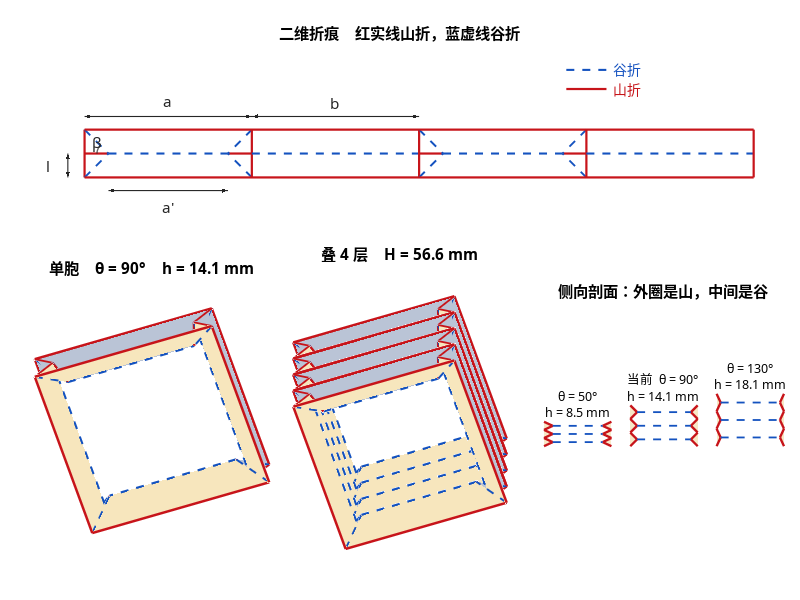

Write the MATLAB code that produced this figure.
function accordion_origami_unit(a, l, beta, theta, b)
% 手风琴折纸单胞
%
% 几何取自 Liu 等, International Journal of Mechanical Sciences 314 (2026) 111391,
% Fig. 1(d) 和式 (1)(2)。二维折痕是矩形管展开后的一圈侧壁，折起来是一层风箱。
%
%   a' = a - 2 l / tan(beta)     式 (1)，X 面板中间那段短谷折
%   h  = 2 l sin(theta / 2)      式 (2)，这一层折起来的高度
%
% l 是一块矩形板的长度，从外圈山折到中间折痕。一条单胞的纸条高度是 2l，
% 中间折痕把纸条分成上下两块板。theta = 180 度时两块板展平，h = 2l。
% theta 变小，外圈山折靠近，中间谷折向管内收，层高下降。
%
% 外圈山折、直谷、a' 和山折侧段的长度都保持不变。对角谷折在收拢时会略微伸长，
% theta = 180 度时与平面折痕一致。
%
% 输入（长度 mm，角度度）：
%   a      X 面板宽度，也是管截面的一条边
%   l      矩形板长度
%   beta   对角谷折和水平折痕的夹角
%   theta  两块矩形板之间的折叠角
%   b      直谷面板宽度，默认等于 a。Fig. 8 里 a 和 b 可以不同
%
% 直接运行 accordion_origami_unit
% 或者 accordion_origami_unit(70, 10, 45, 90)
% 或者 accordion_origami_unit(100, 10, 45, 80, 40)

if nargin < 1 || isempty(a), a = 70; end
if nargin < 2 || isempty(l), l = 10; end
if nargin < 3 || isempty(beta), beta = 45; end
if nargin < 4 || isempty(theta), theta = 90; end
if nargin < 5 || isempty(b), b = a; end

spec = creaseSpec(a, l, beta, b);
shape = foldedLayer(spec, theta);
printReport(spec, shape);

if exist('OCTAVE_VERSION', 'builtin')
    set(0, 'defaulttextfontname', 'WenQuanYi Micro Hei');
    set(0, 'defaultaxesfontname', 'WenQuanYi Micro Hei');
end

fig = figure('Color', 'w', 'Position', [40, 40, 1360, 820]);

axes('Position', [0.04, 0.60, 0.92, 0.34]);
drawCreasePattern(spec);
title('二维折痕    红实线山折，蓝虚线谷折');

axes('Position', [0.02, 0.06, 0.34, 0.48]);
drawLayer(shape, 0);
finishSolid(spec, shape.h, sprintf('单胞    θ = %.0f°    h = %.1f mm', theta, shape.h));

axes('Position', [0.34, 0.06, 0.32, 0.48]);
nStack = 4;
for iLayer = 0:(nStack - 1)
    drawLayer(shape, iLayer * shape.h);
end
finishSolid(spec, nStack * shape.h, sprintf('叠 %d 层    H = %.1f mm', nStack, nStack * shape.h));

axes('Position', [0.68, 0.08, 0.30, 0.44]);
drawSections(spec, comparisonAngles(theta), theta);
title('侧向剖面：外圈是山，中间是谷', 'Interpreter', 'none');

outDir = fileparts(mfilename('fullpath'));
if isempty(outDir)
    outDir = pwd;
end
figPath = fullfile(outDir, 'accordion_origami_unit.png');
drawnow;
print(fig, figPath, '-dpng', '-r140');
fprintf('图已保存到 %s\n', figPath);
end

function spec = creaseSpec(a, l, beta, b)
if a <= 0 || b <= 0 || l <= 0
    error('a、b、l 都要是正数。');
end
if beta <= 0 || beta >= 90
    error('beta 要在 0 到 90 度之间。');
end
flank = l / tand(beta);
aPrime = a - 2 * flank;
if aPrime <= 0
    error('a'' 必须是正数。请加大 beta，或减小 l / a，使 tan(beta) > 2l/a。');
end
spec = struct();
spec.a = a;
spec.b = b;
spec.l = l;
spec.beta = beta;
spec.flank = flank;
spec.aPrime = aPrime;
spec.diag = hypot(flank, l);
end

function shape = foldedLayer(spec, theta)
if theta <= 0 || theta >= 180
    error('theta 要在 0 到 180 度之间。');
end
l = spec.l;
flank = spec.flank;
a = spec.a;
b = spec.b;
h = 2 * l * sind(theta / 2);
s = l * cosd(theta / 2);
y2 = s * (2 * flank - s);
if y2 < 0
    error('这个 beta 和 theta 折不到一起。请减小 beta，或增大 theta。');
end
yIn = sqrt(y2);
if s >= a / 2
    error('左右两面的谷折交叉了。请加大 a，或增大 theta。');
end
if yIn >= b / 2
    error('前后两面的 X 谷折碰到了。请加大 b，或增大 beta。');
end

B = [
    0, 0, 0
    a, 0, 0
    a, b, 0
    0, b, 0
];
T = B;
T(:, 3) = h;
M = [
    s, 0, h / 2
    a - s, 0, h / 2
    a - s, b, h / 2
    s, b, h / 2
];
U = [flank, yIn, h / 2];
V = [a - flank, yIn, h / 2];
U2 = [a - flank, b - yIn, h / 2];
V2 = [flank, b - yIn, h / 2];

err = 0;
err = edgeErr(err, B(1, :), B(2, :), a);
err = edgeErr(err, B(2, :), B(3, :), b);
err = edgeErr(err, B(3, :), B(4, :), a);
err = edgeErr(err, B(4, :), B(1, :), b);
err = edgeErr(err, T(1, :), T(2, :), a);
err = edgeErr(err, T(2, :), T(3, :), b);
err = edgeErr(err, T(3, :), T(4, :), a);
err = edgeErr(err, T(4, :), T(1, :), b);
for i = 1:4
    err = edgeErr(err, B(i, :), M(i, :), l);
    err = edgeErr(err, M(i, :), T(i, :), l);
end
err = edgeErr(err, M(2, :), M(3, :), b);
err = edgeErr(err, M(4, :), M(1, :), b);
err = edgeErr(err, M(1, :), U, flank);
err = edgeErr(err, V, M(2, :), flank);
err = edgeErr(err, M(3, :), U2, flank);
err = edgeErr(err, V2, M(4, :), flank);
err = edgeErr(err, U, V, spec.aPrime);
err = edgeErr(err, U2, V2, spec.aPrime);

vol = 0;
scale = a * l * l;
vol = faceVol(vol, B(1, :), B(2, :), V, U, scale);
vol = faceVol(vol, T(1, :), U, V, T(2, :), scale);
vol = faceVol(vol, B(3, :), B(4, :), V2, U2, scale);
vol = faceVol(vol, T(3, :), U2, V2, T(4, :), scale);
vol = faceVol(vol, B(2, :), B(3, :), M(3, :), M(2, :), scale);
vol = faceVol(vol, T(2, :), M(2, :), M(3, :), T(3, :), scale);
vol = faceVol(vol, B(4, :), B(1, :), M(1, :), M(4, :), scale);
vol = faceVol(vol, T(4, :), M(4, :), M(1, :), T(1, :), scale);

v1 = B(2, :) - M(2, :);
v2 = T(2, :) - M(2, :);
cosang = dot(v1, v2) / (norm(v1) * norm(v2));
cosang = max(-1, min(1, cosang));
angleDeg = acosd(cosang);

shape = struct();
shape.theta = theta;
shape.h = h;
shape.s = s;
shape.yIn = yIn;
shape.B = B;
shape.T = T;
shape.M = M;
shape.U = U;
shape.V = V;
shape.U2 = U2;
shape.V2 = V2;
shape.edgeError = err;
shape.flatError = vol;
shape.angleDeg = angleDeg;
shape.diagFold = norm(U - B(1, :));
shape.diagFlat = spec.diag;
if err > 1e-6 || vol > 1e-6 || abs(angleDeg - theta) > 1e-4
    error('折叠几何没有闭合。');
end
end

function printReport(spec, shape)
fprintf('X 面板宽度 a = %.3f mm\n', spec.a);
fprintf('直谷面板宽度 b = %.3f mm\n', spec.b);
fprintf('矩形板长度 l = %.3f mm（纸条高度 2l = %.3f mm）\n', spec.l, 2 * spec.l);
fprintf('夹角 beta = %.2f 度\n', spec.beta);
fprintf('折叠角 theta = %.2f 度\n', shape.theta);
fprintf('中间谷折 a'' = %.3f mm\n', spec.aPrime);
fprintf('山折侧段 = %.3f mm\n', spec.flank);
fprintf('层高 h = %.3f mm\n', shape.h);
fprintf('直谷内收 = %.3f mm\n', shape.s);
fprintf('X 谷内收 = %.3f mm\n', shape.yIn);
fprintf('板间夹角 = %.3f 度（误差 %.3e 度）\n', shape.angleDeg, abs(shape.angleDeg - shape.theta));
fprintf('保持长度的折痕误差 = %.3e mm\n', shape.edgeError);
fprintf('面板平面误差 = %.3e\n', shape.flatError);
fprintf('对角谷折：平面长度 %.3f mm，折叠后 %.3f mm\n', shape.diagFlat, shape.diagFold);
end

function drawCreasePattern(spec)
a = spec.a;
b = spec.b;
l = spec.l;
flank = spec.flank;
aPrime = spec.aPrime;
beta = spec.beta;
red = [0.78, 0.08, 0.10];
blue = [0.08, 0.32, 0.75];
H = 2 * l;
widths = [a, b, a, b];
kinds = {'x', 'plain', 'x', 'plain'};
hold on;

plot([0, 0], [0, H], 'Color', red, 'LineWidth', 1.6);
x = 0;
for iPanel = 1:4
    w = widths(iPanel);
    if strcmp(kinds{iPanel}, 'x')
        p = x + flank;
        q = x + w - flank;
        plot([x, p], [l, l], 'Color', red, 'LineWidth', 1.6);
        plot([q, x + w], [l, l], 'Color', red, 'LineWidth', 1.6);
        plot([p, q], [l, l], 'Color', blue, 'LineStyle', '--', 'LineWidth', 1.5);
        plot([x, p], [0, l], 'Color', blue, 'LineStyle', '--', 'LineWidth', 1.4);
        plot([x, p], [H, l], 'Color', blue, 'LineStyle', '--', 'LineWidth', 1.4);
        plot([x + w, q], [0, l], 'Color', blue, 'LineStyle', '--', 'LineWidth', 1.4);
        plot([x + w, q], [H, l], 'Color', blue, 'LineStyle', '--', 'LineWidth', 1.4);
    else
        plot([x, x + w], [l, l], 'Color', blue, 'LineStyle', '--', 'LineWidth', 1.5);
    end
    x = x + w;
    plot([x, x], [0, H], 'Color', red, 'LineWidth', 1.6);
end
totalW = x;
plot([0, totalW], [0, 0], 'Color', red, 'LineWidth', 1.6);
plot([0, totalW], [H, H], 'Color', red, 'LineWidth', 1.6);

dim = [0.15, 0.15, 0.15];
drawDoubleArrow([0, a], [H, H] + 0.55 * l, dim);
text(a / 2, H + 1.15 * l, 'a', 'HorizontalAlignment', 'center', 'FontSize', 11, 'Color', dim);
drawDoubleArrow([a, a + b], [H, H] + 0.55 * l, dim);
text(a + b / 2, H + 1.15 * l, 'b', 'HorizontalAlignment', 'center', 'FontSize', 11, 'Color', dim);

drawDoubleArrow([0, 0] - 0.7 * l, [0, l], dim);
text(-1.5 * l, l / 2, 'l', 'HorizontalAlignment', 'center', 'FontSize', 11, 'Color', dim);

drawDoubleArrow([flank, flank + aPrime], [0, 0] - 0.55 * l, dim);
text(flank + aPrime / 2, -1.25 * l, 'a''', 'HorizontalAlignment', 'center', 'FontSize', 11, 'Color', dim);

pArc = [flank, l];
radius = 0.48 * l;
ang = linspace(pi - beta * pi / 180, pi, 24);
plot(pArc(1) + radius * cos(ang), pArc(2) + radius * sin(ang), 'Color', dim, 'LineWidth', 0.9);
text(0.34 * flank, l + 0.42 * l, 'β', ...
    'FontSize', 11, 'Color', dim, 'Interpreter', 'none');

plot([0.72 * totalW, 0.78 * totalW], [H, H] + 1.7 * l, 'Color', red, 'LineWidth', 1.6);
text(0.79 * totalW, H + 1.7 * l, '山折', 'FontSize', 10, 'Color', red, 'VerticalAlignment', 'middle');
plot([0.72 * totalW, 0.78 * totalW], [H, H] + 2.5 * l, 'Color', blue, 'LineStyle', '--', 'LineWidth', 1.5);
text(0.79 * totalW, H + 2.5 * l, '谷折', 'FontSize', 10, 'Color', blue, 'VerticalAlignment', 'middle');

xlim([-2.2 * l, totalW + 0.6 * l]);
ylim([-1.8 * l, H + 3.1 * l]);
axis equal;
axis off;
end

function drawLayer(shape, z0)
red = [0.78, 0.08, 0.10];
blue = [0.08, 0.32, 0.75];
lower = [0.97, 0.90, 0.74];
upper = [0.73, 0.77, 0.84];
shift = [0, 0, z0];
B = shape.B + shift;
T = shape.T + shift;
M = shape.M + shift;
U = shape.U + shift;
V = shape.V + shift;
U2 = shape.U2 + shift;
V2 = shape.V2 + shift;
hold on;

paint(B(1, :), M(1, :), U, [], lower);
paint(T(1, :), U, M(1, :), [], upper);
paint(B(2, :), V, M(2, :), [], lower);
paint(T(2, :), M(2, :), V, [], upper);
paint(B(1, :), B(2, :), V, U, lower);
paint(T(1, :), U, V, T(2, :), upper);

paint(B(3, :), M(3, :), U2, [], lower);
paint(T(3, :), U2, M(3, :), [], upper);
paint(B(4, :), V2, M(4, :), [], lower);
paint(T(4, :), M(4, :), V2, [], upper);
paint(B(3, :), B(4, :), V2, U2, lower);
paint(T(3, :), U2, V2, T(4, :), upper);

paint(B(2, :), B(3, :), M(3, :), M(2, :), lower);
paint(T(2, :), M(2, :), M(3, :), T(3, :), upper);
paint(B(4, :), B(1, :), M(1, :), M(4, :), lower);
paint(T(4, :), M(4, :), M(1, :), T(1, :), upper);

for i = 1:4
    j = mod(i, 4) + 1;
    crease(B(i, :), B(j, :), red, '-', 1.8);
    crease(T(i, :), T(j, :), red, '-', 1.8);
    crease(B(i, :), M(i, :), red, '-', 1.3);
    crease(M(i, :), T(i, :), red, '-', 1.3);
end
crease(M(1, :), U, red, '-', 1.7);
crease(V, M(2, :), red, '-', 1.7);
crease(M(3, :), U2, red, '-', 1.7);
crease(V2, M(4, :), red, '-', 1.7);

crease(U, V, blue, '--', 1.6);
crease(U2, V2, blue, '--', 1.6);
crease(B(1, :), U, blue, '--', 1.4);
crease(T(1, :), U, blue, '--', 1.4);
crease(B(2, :), V, blue, '--', 1.4);
crease(T(2, :), V, blue, '--', 1.4);
crease(B(3, :), U2, blue, '--', 1.4);
crease(T(3, :), U2, blue, '--', 1.4);
crease(B(4, :), V2, blue, '--', 1.4);
crease(T(4, :), V2, blue, '--', 1.4);
crease(M(2, :), M(3, :), blue, '--', 1.5);
crease(M(4, :), M(1, :), blue, '--', 1.5);
end

function finishSolid(spec, zTop, name)
a = spec.a;
b = spec.b;
pad = 0.08 * max(a, b);
xlim([-pad, a + pad]);
ylim([-pad, b + pad]);
zlim([0, max(zTop, spec.l) * 1.08]);
daspect([1, 1, 1]);
view(18, -62);
axis off;
title(name, 'Interpreter', 'none');
end

function drawSections(spec, thetas, current)
red = [0.78, 0.08, 0.10];
blue = [0.08, 0.32, 0.75];
fillColor = [0.97, 0.91, 0.78];
nLayer = 3;
gap = 0.28 * spec.a;
hold on;
for iTheta = 1:numel(thetas)
    theta = thetas(iTheta);
    h = 2 * spec.l * sind(theta / 2);
    s = spec.l * cosd(theta / 2);
    x0 = (iTheta - 1) * (spec.a + gap);
    px = x0;
    pz = 0;
    for iLayer = 0:(nLayer - 1)
        z0 = iLayer * h;
        px = [px, x0 + s, x0]; %#ok<AGROW>
        pz = [pz, z0 + h / 2, z0 + h]; %#ok<AGROW>
    end
    patch([px, x0], [pz, 0], fillColor, 'EdgeColor', 'none');
    qx = x0 + spec.a;
    qz = 0;
    for iLayer = 0:(nLayer - 1)
        z0 = iLayer * h;
        qx = [qx, x0 + spec.a - s, x0 + spec.a]; %#ok<AGROW>
        qz = [qz, z0 + h / 2, z0 + h]; %#ok<AGROW>
    end
    patch([qx, x0 + spec.a], [qz, 0], fillColor, 'EdgeColor', 'none');
    plot(px, pz, 'Color', red, 'LineWidth', 1.7);
    plot(qx, qz, 'Color', red, 'LineWidth', 1.7);
    for iLayer = 0:(nLayer - 1)
        zMid = iLayer * h + h / 2;
        plot([x0 + s, x0 + spec.a - s], [zMid, zMid], 'Color', blue, 'LineStyle', '--', 'LineWidth', 1.3);
    end
    if abs(theta - current) < 1e-6
        label = sprintf('当前  θ = %.0f°\nh = %.1f mm', theta, h);
    else
        label = sprintf('θ = %.0f°\nh = %.1f mm', theta, h);
    end
    text(x0 + spec.a / 2, nLayer * h + 0.55 * spec.l, label, ...
        'HorizontalAlignment', 'center', 'VerticalAlignment', 'bottom', ...
        'FontSize', 9, 'Interpreter', 'none');
end
axis equal;
axis off;
end

function ths = comparisonAngles(theta)
base = [50, theta, 130];
ths = unique(base(:)');
extras = [70, 90, 110, 150, 40];
k = 1;
while numel(ths) < 3
    if all(abs(ths - extras(k)) > 5)
        ths(end + 1) = extras(k); %#ok<AGROW>
    end
    k = k + 1;
end
ths = sort(ths(1:3));
end

function paint(p, q, r, s, color)
if isempty(s)
    pts = [p; q; r];
else
    pts = [p; q; r; s];
end
patch('XData', pts(:, 1), 'YData', pts(:, 2), 'ZData', pts(:, 3), ...
    'FaceColor', color, 'EdgeColor', 'none');
end

function crease(p, q, color, style, width)
plot3([p(1), q(1)], [p(2), q(2)], [p(3), q(3)], ...
    'Color', color, 'LineStyle', style, 'LineWidth', width);
end

function drawDoubleArrow(xs, ys, color)
plot(xs, ys, 'Color', color, 'LineWidth', 0.8);
drawHead(xs(1), ys(1), xs(2), ys(2), color);
drawHead(xs(2), ys(2), xs(1), ys(1), color);
end

function drawHead(xTip, yTip, xFrom, yFrom, color)
d = [xFrom - xTip, yFrom - yTip];
n = hypot(d(1), d(2));
if n < 1e-9
    return;
end
d = d / n;
side = [-d(2), d(1)];
len = 2.4;
wid = 0.85;
p1 = [xTip, yTip];
p2 = p1 + len * d + wid * side;
p3 = p1 + len * d - wid * side;
patch([p1(1), p2(1), p3(1)], [p1(2), p2(2), p3(2)], color, ...
    'EdgeColor', 'none', 'FaceColor', color);
end

function err = edgeErr(err, p, q, target)
err = max(err, abs(norm(p - q) - target));
end

function err = faceVol(err, p, q, r, s, scale)
vol = abs(dot(cross(q - p, r - p), s - p)) / scale;
err = max(err, vol);
end
